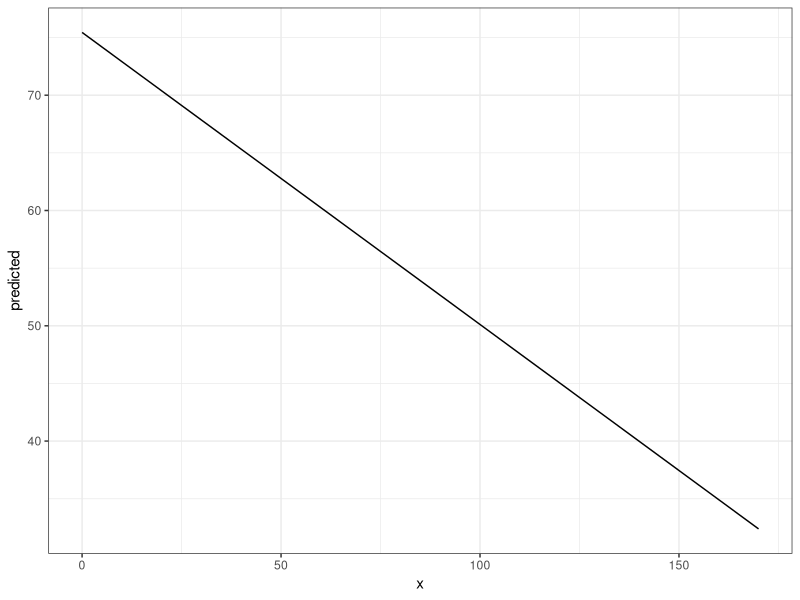
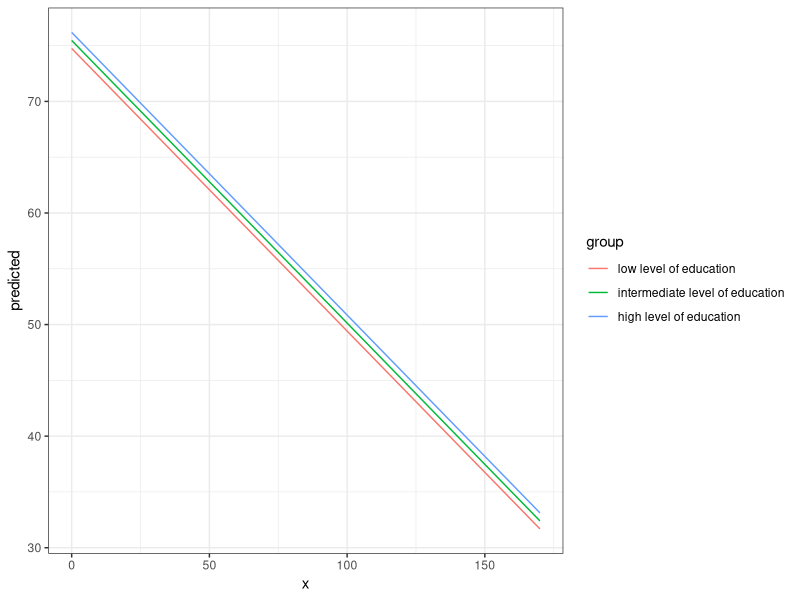
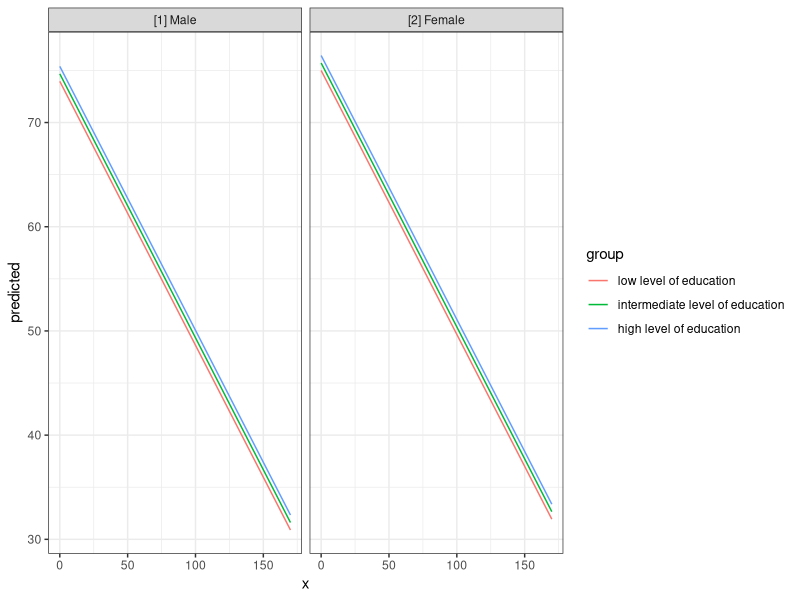
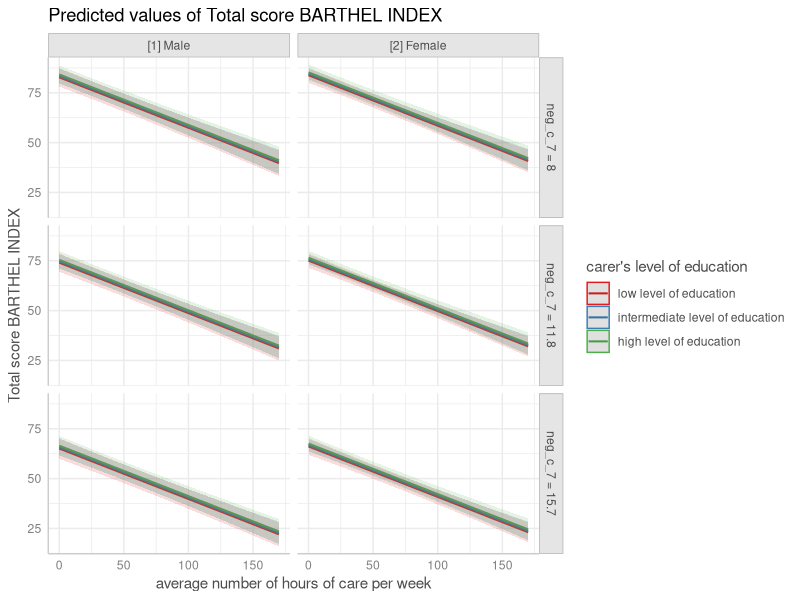
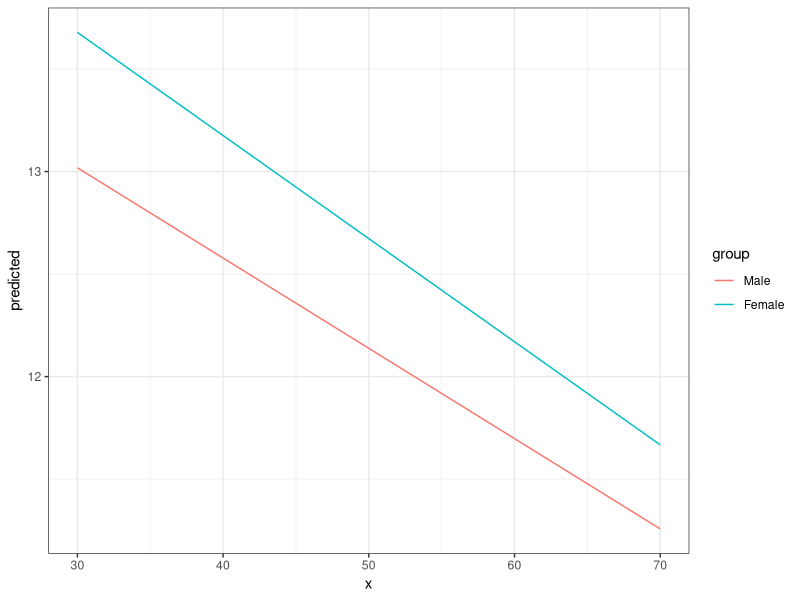
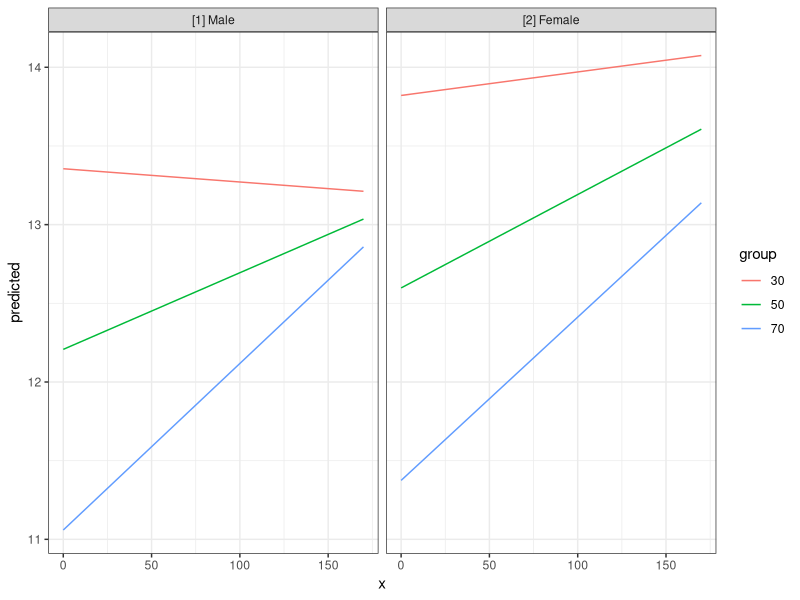
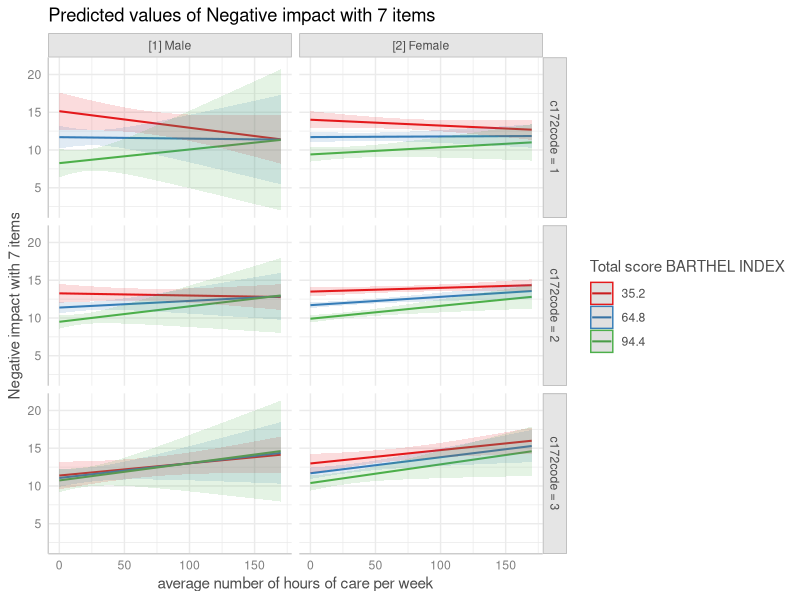
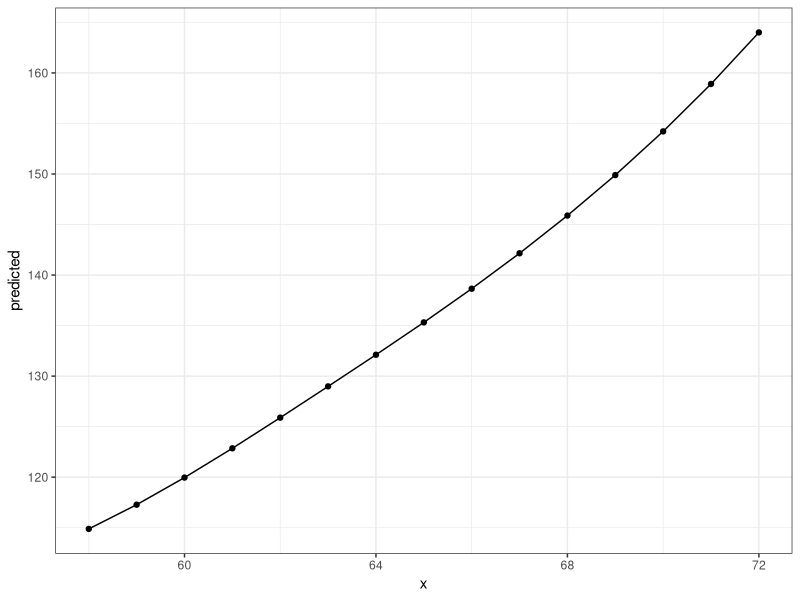

Write R code to recreate these figures, in order.
## ---- chunk 1
knitr::opts_chunk$set(
  collapse = TRUE,
  comment = "#>",
  dev = "png",
  fig.width = 7,
  fig.height = 3.5,
  message = FALSE, warning = FALSE)
options(width = 800)

if (!requireNamespace("ggplot2", quietly = TRUE) ||
    !requireNamespace("splines", quietly = TRUE) ||
    !requireNamespace("gridExtra", quietly = TRUE) ||
    !requireNamespace("survival", quietly = TRUE) ||
    !requireNamespace("sjmisc", quietly = TRUE)) {
  knitr::opts_chunk$set(eval = FALSE)
}
## ---- chunk 2
library(ggeffects)
data(efc)
fit <- lm(barthtot ~ c12hour + neg_c_7 + c161sex + c172code, data = efc)

ggpredict(fit, terms = "c12hour")
## ---- chunk 3
library(ggplot2)
theme_set(theme_bw())

mydf <- ggpredict(fit, terms = "c12hour")
ggplot(mydf, aes(x, predicted)) + geom_line()
## ---- chunk 4
ggpredict(fit, terms = c("c12hour", "c172code"))
## ---- chunk 5
mydf <- ggpredict(fit, terms = c("c12hour", "c172code"))
ggplot(mydf, aes(x, predicted, colour = group)) + geom_line()
## ---- chunk 6
mydf <- ggpredict(fit, terms = c("c12hour", "c172code", "c161sex"))
mydf
ggplot(mydf, aes(x, predicted, colour = group)) + 
  geom_line() + 
  facet_wrap(~facet)
## ---- chunk 7
mydf <- ggpredict(fit, terms = c("c12hour", "c172code", "c161sex", "neg_c_7"))
plot(mydf)
## ---- chunk 8
mydf <- ggpredict(fit)
mydf
## ---- chunk 9
library(sjmisc)
data(efc)

# make categorical
efc$c161sex <- to_factor(efc$c161sex)

# fit model with interaction
fit <- lm(neg_c_7 ~ c12hour + barthtot * c161sex, data = efc)

# select only levels 30, 50 and 70 from continuous variable Barthel-Index
mydf <- ggpredict(fit, terms = c("barthtot [30,50,70]", "c161sex"))
ggplot(mydf, aes(x, predicted, colour = group)) + geom_line()
## ---- chunk 10
# fit model with 3-way-interaction
fit <- lm(neg_c_7 ~ c12hour * barthtot * c161sex, data = efc)

# select only levels 30, 50 and 70 from continuous variable Barthel-Index
mydf <- ggpredict(fit, terms = c("c12hour", "barthtot [30,50,70]", "c161sex"))

ggplot(mydf, aes(x, predicted, colour = group)) + 
  geom_line() +
  facet_wrap(~facet)
## ---- chunk 11
# fit model with 4-way-interaction
fit <- lm(neg_c_7 ~ c12hour * barthtot * c161sex * c172code, data = efc)

# marginal effects for all 4 interaction terms
pr <- ggpredict(fit, c("c12hour", "barthtot", "c161sex", "c172code"))

# use plot() method, easier than own ggplot-code from scratch
plot(pr)
## ---- chunk 12
library(splines)
data(women)

fm1 <- lm(weight ~ bs(height, df = 5), data = women)
dat <- ggpredict(fm1, "height")

ggplot(dat, aes(x, predicted)) + 
  geom_line() +
  geom_point()
## ---- chunk 13
library(survival)
data("lung2")
m <- coxph(Surv(time, status) ~ sex + age + ph.ecog, data = lung2)

# predicted risk-scores
ggpredict(m, c("sex", "ph.ecog"))
## ---- chunk 14
# probability of survival
ggpredict(m, c("sex", "ph.ecog"), type = "survival")
## ---- chunk 15
get_x_title(mydf)
get_y_title(mydf)

ggplot(mydf, aes(x, predicted, colour = group)) + 
  geom_line() +
  facet_wrap(~facet) +
  labs(
    x = get_x_title(mydf),
    y = get_y_title(mydf),
    colour = get_legend_title(mydf)
  )
